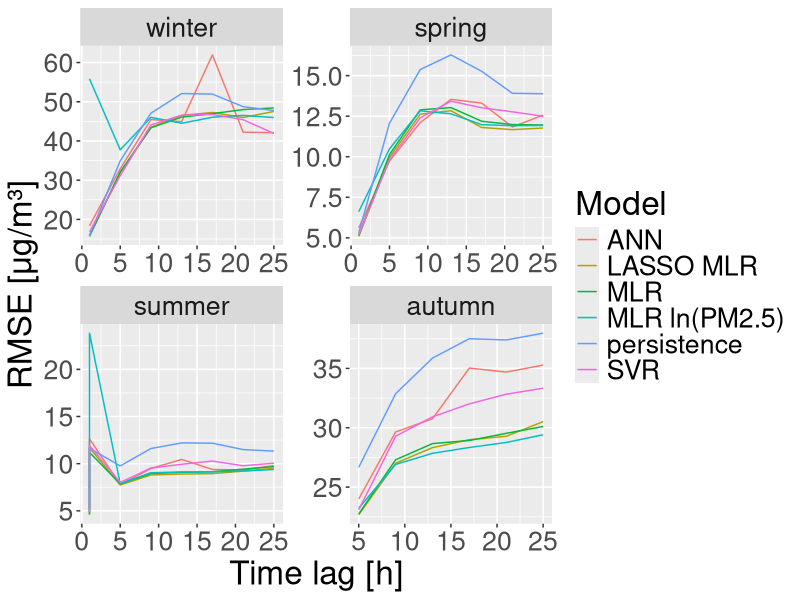

Here is the R script that generated this plot:
library('ggplot2')
library('reshape')

save_multiline_plot <- function (df, x_var, y_var, group_by, facet_var, plot_path, font_size = 24) {
  df[, facet_var] <- factor(df[, facet_var], levels = c('winter', 'spring', 'summer', 'autumn'))
  facet_formula <- as.formula(paste('~', facet_var))
  df[, group_by] <- as.factor(df[, group_by])
  plot <- ggplot(df, aes_string(x = x_var, y = y_var, colour = group_by, fill = group_by)) +
    geom_line() +
    facet_wrap(facet_formula, scales = 'free') +
    xlab(translate_varname(x_var)) +
    ylab(translate_varname(y_var)) +
    theme(text = element_text(size = font_size))
  ggsave(plot_path, width = 16, height = 10)
  print(paste('Saving in', plot_path))
}

cap <- function (str) {
  paste(toupper(substring(str, 1, 1)), substring(str, 2), sep = '')
}

translate_varname <- function (varname) {
  switch (varname,
    SEASON = 'Season',
    MODEL = 'Model',
    FUTURE_LAG = 'Time lag [h]',
    RMSE = 'RMSE [μg/m³]',
    { cap(varname) }
  )
}

translate_model_name <- function (model_name, sep = '_') {
  name <- trimws(model_name)
  switch (name,
    neural = 'ANN',
    log_mlr = 'MLR ln(PM2.5)',
    persistence = 'persistence',
    {
      toupper(paste(strsplit(name, sep)[[1]], collapse = ' '))
    }
  )
}

# MAIN

data <- read.csv2(file = 'prediction_goodness.csv', stringsAsFactors = F, header = T, quote = '"', sep = ',')
measures <- c('RMSE')
target_dir <- file.path(getwd(), 'time-lag-plots')
dir.create(target_dir, recursive = T)
data$MODEL <- as.character(lapply(data$MODEL, translate_model_name))
numeric_cols <- colnames(data)[!(colnames(data) %in% c('MODEL', 'SEASON'))]
data[, numeric_cols] <- lapply(data[, numeric_cols], as.numeric)
data[, 'Model'] <- data[, 'MODEL']

lapply(measures, function (measure) {
  plot_path <- file.path(target_dir, paste(tolower(measure), '_time_lag.png', sep = ''))
  save_multiline_plot(data, x_var = 'FUTURE_LAG', y_var = measure, group_by = 'Model', facet_var = 'SEASON', plot_path = plot_path)
})
